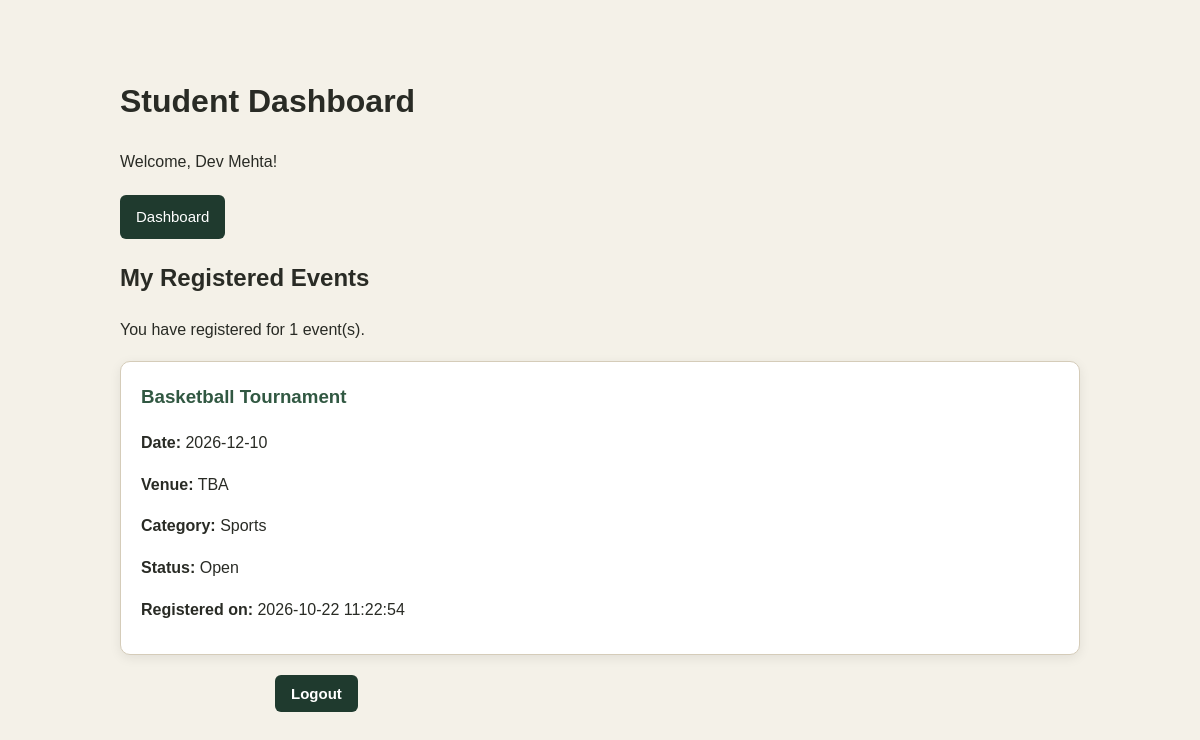
Screenshot of /student-dashboard.php (signed in) with the database file from the repository.
### tables this page shows
CREATE TABLE `registrations` (
  `registration_id` int(11) NOT NULL,
  `student_id` int(11) NOT NULL,
  `event_id` int(11) NOT NULL,
  `registration_date` timestamp NOT NULL DEFAULT current_timestamp()
);

CREATE TABLE `events` (
  `event_id` int(11) NOT NULL,
  `title` varchar(150) NOT NULL,
  `event_date` date NOT NULL,
  `category` varchar(30) DEFAULT NULL,
  `location` varchar(150) DEFAULT NULL,
  `venue` varchar(150) NOT NULL DEFAULT 'TBA',
  `status` enum('open','closed') NOT NULL DEFAULT 'open',
  `description` text NOT NULL DEFAULT '',
  `poster` varchar(255) DEFAULT NULL
);

### student-dashboard.php (the view, shortened to what this page needs)
<?php
require_once "db.php";
function h($value) {
    return htmlspecialchars((string)$value, ENT_QUOTES, "UTF-8");
}
$sql = "
    SELECT
        e.title,
        e.event_date,
        e.category,
        e.venue,
        e.status,
        e.poster,
        r.registration_date
    FROM registrations r
    INNER JOIN events e ON r.event_id = e.event_id
    WHERE r.student_id = :student_id
    ORDER BY e.event_date ASC
";
$stmt = $pdo->prepare($sql);
$stmt->execute([
    "student_id" => $_SESSION["user_id"]
]);
$events = $stmt->fetchAll(PDO::FETCH_ASSOC);
?>
<!DOCTYPE html>
<html lang="en">
<head>
    <link rel="stylesheet" href="style.css">
</head>
<body>
<main class="dashboard-container">
    <h1>Student Dashboard</h1>
    <p>Welcome, <?= h($_SESSION["user_name"] ?? "Student") ?>!</p>
    <nav class="dashboard-nav" aria-label="Student navigation">
        <a href="student-dashboard.php">Dashboard</a>
    </nav>
    <h2>My Registered Events</h2>
    <?php if (count($events) === 0): ?>
        <div class="empty-message">
            <p>You haven't registered for any events yet.</p>
        </div>
    <?php else: ?>
        <p>You have registered for <?= count($events) ?> event(s).</p>
        <?php foreach ($events as $event): ?>
            <article class="event-card">
                <div class="event-info">
                    <h3><?= h($event["title"]) ?></h3>
                    <p><strong>Date:</strong> <?= h($event["event_date"]) ?></p>
                    <p><strong>Venue:</strong> <?= h($event["venue"]) ?></p>
                    <p><strong>Category:</strong> <?= h($event["category"] ?: "General") ?></p>
                    <p><strong>Status:</strong> <?= h(ucfirst($event["status"])) ?></p>
                    <p><strong>Registered on:</strong> <?= h($event["registration_date"]) ?></p>
                </div>
            </article>
        <?php endforeach; ?>
    <?php endif; ?>
    <form action="logout.php" method="post">
        <button class="logout-button" type="submit">Logout</button>
    </form>
</main>
</body>
</html>

### style.css (style rules this page uses)
* { box-sizing: border-box; }
body { margin: 0; font-family: Arial, sans-serif; line-height: 1.6; background-color: #f4f1e8; color: #292b25; }
nav a, nav summary { text-decoration: none; color: #ffffff; font-size: 15px; }
nav a { display: block; padding: 8px 11px; border-radius: 5px; }
main { width: 90%; max-width: 1200px; margin: 35px auto; }
article { padding: 22px; margin: 18px 0; background-color: #f7f3e8; border: 1px solid #d5ccb9; border-radius: 8px; box-shadow: 0 2px 6px #dfd9cc; }
article h3 { color: #315842; margin-top: 0; }
article p { margin-bottom: 12px; }
form { max-width: 650px; margin: 20px auto; }
button { border: none; padding: 11px 22px; background-color: #315842; color: #ffffff; font-size: 15px; font-weight: bold; border-radius: 5px; cursor: pointer; }

### student-dashboard.php (style rules this page uses)
.dashboard-container { max-width: 1000px; margin: 35px auto; padding: 20px; }
.dashboard-nav { display: flex; flex-wrap: wrap; gap: 12px; margin: 20px 0; }
.dashboard-nav a, .logout-button { display: inline-block; padding: 10px 16px; border: none; border-radius: 6px; background: #1f3a2e; color: white; text-decoration: none; cursor: pointer; }
.event-card { display: flex; align-items: center; gap: 20px; margin: 18px 0; padding: 20px; background: white; border-radius: 10px; box-shadow: 0 3px 12px rgba(0,0,0,.08); }
.event-info { flex: 1; }
.event-info h3 { margin-top: 0; }

### rows the page displays
registrations: event.title "Basketball Tournament", event.event_date "2026-12-10", event.venue "TBA", event.category "Sports", event.status "Open", registration_date "2026-10-22 11:22:54"

### other values shown
$_SESSION["user_name"] "Dev Mehta"
count($events) "1"
